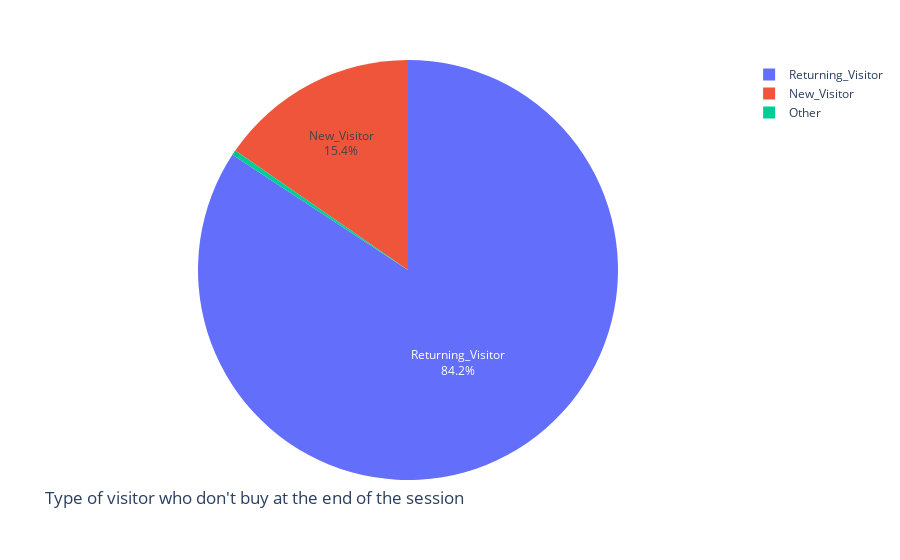

The notebook cell saved with this chart:
### Code cell
t = df_nachat.groupby('VisitorType').sum().reset_index()
fig = px.pie(t, values = "Administrative", names = 'VisitorType', labels = "VisitorType")
fig.update_traces(textposition='inside', textinfo='percent + label')
fig.update_layout(title = "Type of visitor who don't buy at the end of the session", title_y=0.1)
fig.show()

### Figure 1 — Plotly figure (JSON) as saved in the notebook; plotly's stock layout.template omitted (floating-point values rounded to 4 significant figures)
{"data": [{"domain": {"x": [0, 1], "y": [0, 1]}, "hovertemplate": "VisitorType=%{label}<br>Administrative=%{value}<extra></extra>", "labels": ["New_Visitor", "Other", "Returning_Visitor"], "legendgroup": "", "name": "", "showlegend": true, "textinfo": "percent+label", "textposition": "inside", "type": "pie", "values": [3393, 86, 18592]}], "layout": {"legend": {"tracegroupgap": 0}, "margin": {"t": 60}, "title": {"text": "Type of visitor who don't buy at the end of the session", "y": 0.1}}}
